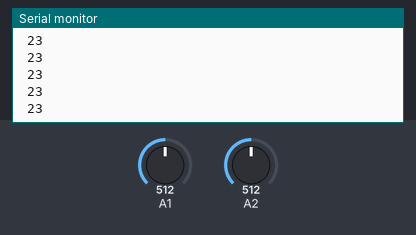
The sketch below on a simulated Arduino Uno, built with avr-gcc and run on an emulated ATmega328P. Shown: the last lines printed to the serial monitor. Inputs (shaded band) come from the test bench; at power-on: A1 = 512, A2 = 512.

Above: at 1.2 s.
1.3 s: A1 set to 716
At 1.34 s:
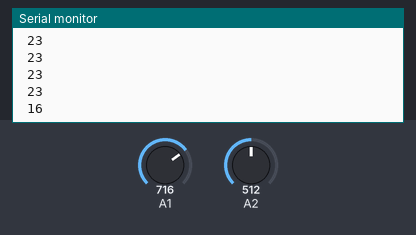
2.8 s: A1 set to 900
At 2.82 s:
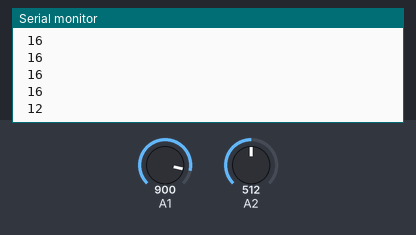
Timing chart, 0 to 5.8 s (numbered marks = the images above; inputs shaded):
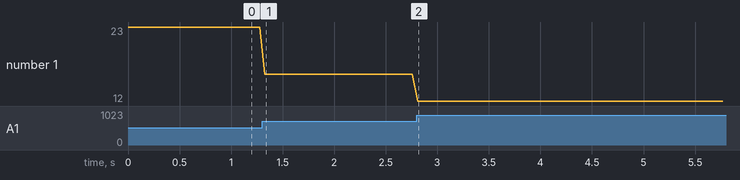

The sketch:

IR_test.ino
```cpp
int dist_1;
int dist_2;

void setup() {
  Serial.begin(9600);
}

void loop() {
  float volts = analogRead(A1) * 0.0048828125;
  dist_1 = 65 * pow(volts, -1.10);
  volts = analogRead(A2) * 0.0048828125;
  dist_2 = 65 * pow(volts, -1.10);
  //Serial.print(dist_2);
  Serial.print(" ");
  Serial.println(dist_1);
  delay(50);
}
```

Measured:
- after the input at 1.3 s, the serial monitor: prints a new line at once (image 1)
- after the input at 2.8 s, the serial monitor: prints a new line at once (image 2)
- plotted number 1: 23 → 16 after the input at 1.3 s, 16 → 12 after the input at 2.8 s
